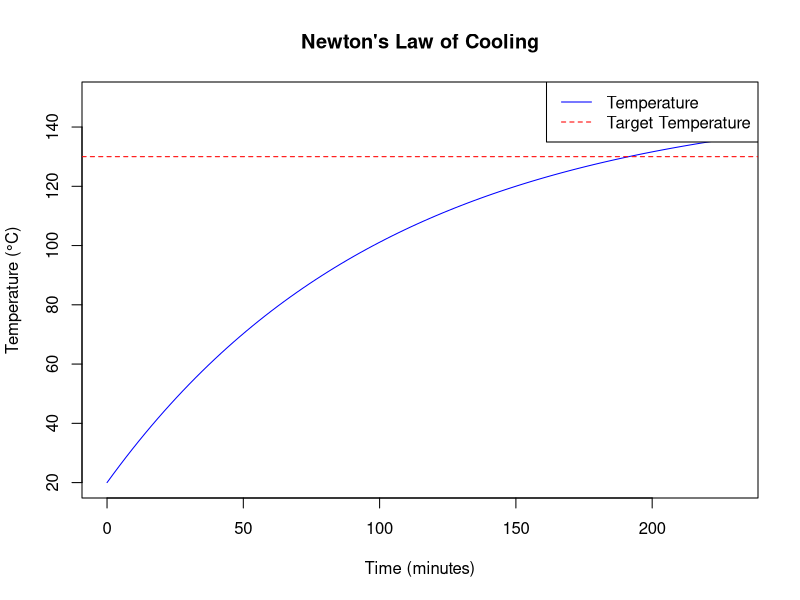

The R script that drew this image:
# Newton's Law of Cooling function
newtons_law_of_cooling <- function(T_env, T_initial, k, t) {
  T_env + (T_initial - T_env) * exp(-k * t)
}

# Example usage for BBQ:
T_env <- 150
T_initial <- 20
T_target <- 130

# Temperature readings (time in minutes, temperature in Celsius)
time <- c(10, 20, 30, 40)  # Time in minutes
temp_readings <- c(30, 50, 55, 57)  # Temperature readings at the given times

# Define the error function to minimize
error_function <- function(k, T_env, T_initial, time, temp_readings) {
  sum((newtons_law_of_cooling(T_env, T_initial, k, time) - temp_readings)^2)
}

# Optimize k using optim
optimization_result <- optim(par = 0.05,  # Initial guess for k
                            fn = error_function,  # Error function to minimize
                            T_env = T_env,
                            T_initial = T_initial,
                            time = time,
                            temp_readings = temp_readings,
                            method = "Brent", # Use Brent's method since k > 0
                            lower = 0, # k must be positive
                            upper = 1) # k must be less than 1

# Extract the optimized k value
k <- optimization_result$par

# Print the optimized k value
print(paste("Optimized k:", k))

# Calculate the time to reach the target temperature
time_to_target_temp <- function(T_env, T_initial, T_target, k) {
  log((T_target - T_env) / (T_initial - T_env)) / -k
}

t_target <- time_to_target_temp(T_env, T_initial, T_target, k)

print(paste("Time to reach", T_target, "degrees Celsius:", t_target, "minutes"))

# Generate data for the plot
time_points <- seq(0, t_target * 1.2, length.out = 100)
temperatures <- newtons_law_of_cooling(T_env, T_initial, k, time_points)

# Create the plot
plot(time_points, temperatures, type = "l",
     xlab = "Time (minutes)", ylab = "Temperature (°C)",
     main = "Newton's Law of Cooling",
     col = "blue",
     ylim = c(min(T_initial, T_target), max(T_env, T_initial)))

# Add a horizontal line for the target temperature
abline(h = T_target, col = "red", lty = 2)

# Add a legend
legend("topright", legend = c("Temperature", "Target Temperature"),
       col = c("blue", "red"), lty = c(1, 2))